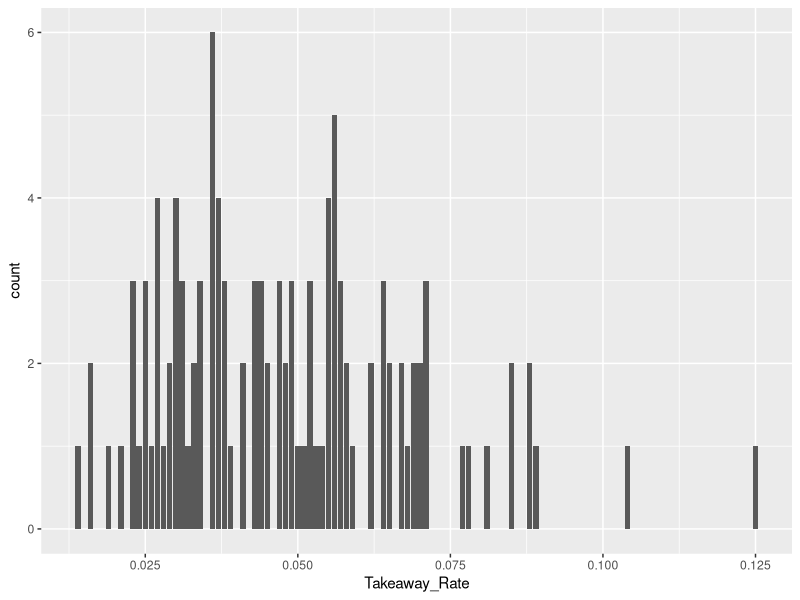

This chart was generated by the following R code:
## ---- chunk 1
knitr::opts_chunk$set(echo = TRUE)
## ---- chunk 2
library(dplyr)
library(ggplot2)
library("stringr") 
library(reshape2)
## ---- chunk 3
ta = read.csv('Rotman MMA Summer Datathon NWHL.csv',stringsAsFactors = FALSE)
## ---- chunk 4
df2 <- ta %>%
  group_by(Player) %>%
  select(Event) %>%
  summarise(Total_Event = n()) %>% 
  arrange(desc(Total_Event))
## ---- chunk 5
ta$ID <- paste(ta$game_date, ta$Home.Team, ta$Away.Team, sep = "-")
## ---- chunk 6
ta %>% 
  group_by(ID) %>% 
  summarise(Total = n()) %>% 
  arrange(Total)
## ---- chunk 7
ta_data = ta %>% 
    filter(Event == "Takeaway")
## ---- chunk 8
df1 <- ta_data %>% 
  group_by(Player,Team) %>% 
  summarise(Counts = n()) %>% 
  arrange(desc(Counts))
## ---- chunk 9
df3 <- inner_join(df1, df2, by = c("Player" = "Player"))
df3 <- df3 %>% 
  mutate(Rate = round(Counts/Total_Event, digits = 3)) %>% 
  arrange(desc(Rate))
## ---- chunk 10
Try <- ta %>% 
  group_by(Player, ID) %>% 
  summarise(Counts = n()) 
#Try <- dcast(Try, Player ~ ID)
#Try <- as.data.frame(Try)
t <- as.data.frame(table(Try$Player))
## ---- chunk 11
df4 <- inner_join(df3, t, by = c("Player" = "Var1"))
df4 <- rename(df4, Total_Games_Attended = Freq,
              Takeaway_Rate = Rate)
## ---- chunk 12
ggplot(data = df4, aes(x = Takeaway_Rate))+
  geom_histogram(stat = "count")
## ---- chunk 13
findplayer = function(team){
  ta_data1 <- ta_data %>% 
    filter(Team == team ) %>% 
  group_by(Player) %>% 
  summarise(Total = n()) %>% 
  arrange(desc(Total))
}
## ---- chunk 14
df2 <- findplayer("Toronto Six")
df3 <- findplayer("Buffalo Beauts")
df4 <- findplayer("Boston Pride")
## ---- chunk 15
df <- data.frame(df4)
write.csv(df,"Takeaway.csv", row.names = FALSE)
